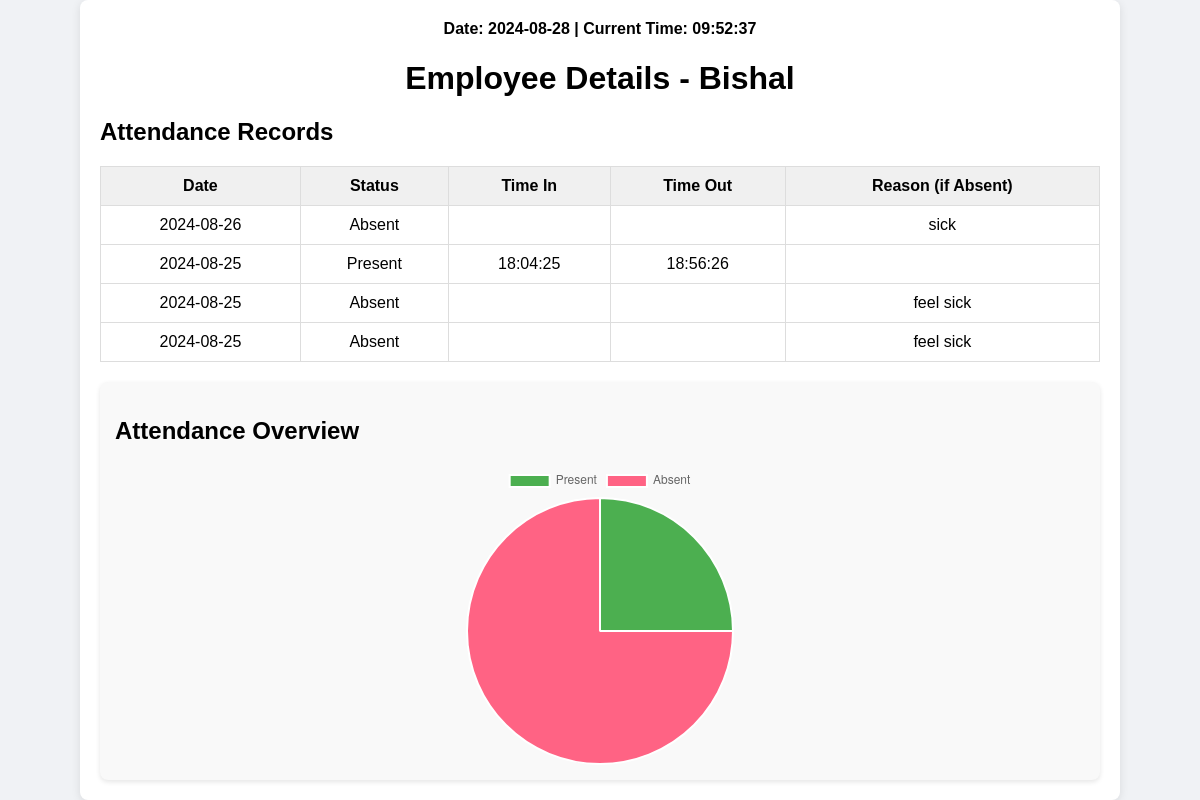
Page /employee_details.php?username=AdBishal (signed in) on the committed database.
### tables this page shows
CREATE TABLE `users` (
  `id` int(11) NOT NULL,
  `username` varchar(50) DEFAULT NULL,
  `password` varchar(255) DEFAULT NULL,
  `name` varchar(100) DEFAULT NULL,
  `role` enum('admin','employee') DEFAULT NULL,
  `created_at` timestamp NOT NULL DEFAULT current_timestamp()
);

CREATE TABLE `attendance` (
  `id` int(11) NOT NULL,
  `username` varchar(50) DEFAULT NULL,
  `date` date DEFAULT NULL,
  `status` enum('Present','Absent','Leave') DEFAULT NULL,
  `time_in` time DEFAULT NULL,
  `time_out` time DEFAULT NULL,
  `reason` text DEFAULT NULL
);

### employee_details.php (the view, shortened to what this page needs)
<?php
include 'db.php';
$employee_username = $_GET['username'];
$employee_query = "SELECT * FROM users WHERE username='$employee_username' AND role='employee'";
$employee_result = mysqli_query($conn, $employee_query);
$employee = mysqli_fetch_assoc($employee_result);
$attendance_query = "SELECT * FROM attendance WHERE username='$employee_username' ORDER BY date DESC";
$attendance_result = mysqli_query($conn, $attendance_query);
?>
<!DOCTYPE html>
<html lang="en">
<head>
    <link rel="stylesheet" href="Employee_Details_Style.css">
</head>
<body>
    <div class="employee-details-container">
        <header>
        <div id="datetime" style="text-align: center; margin-bottom: 20px; font-weight: bold;"></div>
            <h1>Employee Details - <?php echo $employee['name']; ?></h1>
        </header>
        <main>
            <section class="attendance-records">
                <h2>Attendance Records</h2>
                <table>
                    <thead>
                        <tr>
                            <th>Date</th>
                            <th>Status</th>
                            <th>Time In</th>
                            <th>Time Out</th>
                            <th>Reason (if Absent)</th>
                        </tr>
                    </thead>
                    <tbody>
                        <?php while ($row = mysqli_fetch_assoc($attendance_result)) { ?>
                            <tr>
                                <td><?php echo $row['date']; ?></td>
                                <td><?php echo $row['status']; ?></td>
                                <td><?php echo $row['time_in']; ?></td>
                                <td><?php echo $row['time_out']; ?></td>
                                <td><?php echo $row['reason']; ?></td>
                            </tr>
                        <?php } ?>
                    </tbody>
                </table>
            </section>
            <section class="chart-section">
                <h2>Attendance Overview</h2>
                <div class="chart-container">
                    <canvas id="employeeAttendanceChart"></canvas>
                </div>
            </section>
        </main>
    </div>
    <script>
    const ctx = document.getElementById('employeeAttendanceChart').getContext('2d');
    const employeeAttendanceChart = new Chart(ctx, {
        type: 'pie',
        data: {
            labels: ['Present', 'Absent'],
            datasets: [{
                label: 'Attendance',
                data: [<?php
                    $present_query = "SELECT COUNT(*) AS total FROM attendance WHERE username='$employee_username' AND status='Present'";
                    $present_result = mysqli_query($conn, $present_query);
                    $present_count = mysqli_fetch_assoc($present_result)['total'];
                    $absent_query = "SELECT COUNT(*) AS total FROM attendance WHERE username='$employee_username' AND status='Absent'";
                    $absent_result = mysqli_query($conn, $absent_query);
                    $absent_count = mysqli_fetch_assoc($absent_result)['total'];
                    echo $present_count . ", " . $absent_count;
                ?>],
                backgroundColor: ['#4CAF50', '#FF6384']
            }]
        },
        options: {
            responsive: true,
            maintainAspectRatio: false
        }
    });
    function updateTime() {
        const now = new Date();
        const options = { timeZone: 'Asia/Kathmandu', hour12: false };
        const date = now.toLocaleDateString('en-CA', options);
        const time = now.toLocaleTimeString('en-GB', options);
        document.getElementById('datetime').innerHTML = `<strong>Date:</strong> ${date} | <strong>Current Time:</strong> ${time}`;
    }
    setInterval(updateTime, 1000);
    updateTime();
    </script>
</body>
</html>

### Employee_Details_Style.css (style rules this page uses)
body { font-family: Arial, sans-serif; background-color: #f0f2f5; margin: 0; padding: 0; display: flex; justify-content: center; align-items: center; min-height: 100vh; }
header { grid-column: 1 / -1; text-align: center; }
.chart-container { width: 100%; height: 300px; }
.employee-details-container { width: 90%; max-width: 1000px; background-color: #fff; padding: 20px; border-radius: 8px; box-shadow: 0 2px 10px rgba(0, 0, 0, 0.1); }
.employee-details-container header { text-align: center; }
.attendance-records table { width: 100%; border-collapse: collapse; margin-top: 15px; }
.attendance-records table th, .attendance-records table td { padding: 10px; border: 1px solid #ddd; text-align: center; }
.attendance-records table th { background-color: #f0f0f0; }
.chart-section { margin-top: 20px; padding: 15px; background-color: #f9f9f9; border-radius: 8px; box-shadow: 0 2px 5px rgba(0, 0, 0, 0.1); }
.chart-section .chart-container { width: 100%; height: 300px; }

### rows in the picture
users: name "Bishal"
attendance: date "2024-08-26", status "Absent", reason "sick"
attendance: date "2024-08-25", status "Present", time_in "18:04:25", time_out "18:56:26"
attendance: date "2024-08-25", status "Absent", reason "feel sick"
attendance: date "2024-08-25", status "Absent", reason "feel sick"

### other values in the picture
chart data {{ $present_count }} 1
chart data {{ $absent_count }} 3
